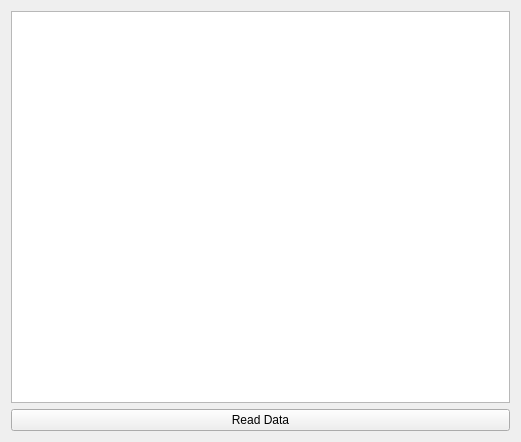
<?xml version="1.0" encoding="UTF-8"?>
<ui version="4.0">
 <class>Widget</class>
 <widget class="QWidget" name="Widget">
  <property name="geometry">
   <rect>
    <x>0</x>
    <y>0</y>
    <width>521</width>
    <height>442</height>
   </rect>
  </property>
  <property name="windowTitle">
   <string>Fruit List Demo</string>
  </property>
  <layout class="QVBoxLayout" name="verticalLayout">
   <item>
    <widget class="QListWidget" name="listWidget"/>
   </item>
   <item>
    <widget class="QPushButton" name="readDataButton">
     <property name="text">
      <string>Read Data</string>
     </property>
    </widget>
   </item>
  </layout>
 </widget>
 <resources>
  <include location="resource.qrc"/>
 </resources>
 <connections/>
</ui>
